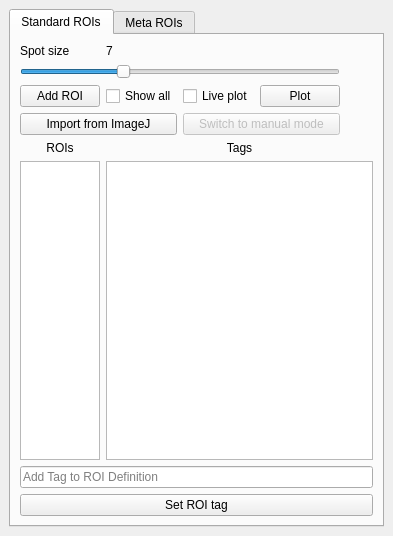
<?xml version="1.0" encoding="UTF-8"?>
<ui version="4.0">
 <class>DockWidget</class>
 <widget class="QDockWidget" name="DockWidget">
  <property name="geometry">
   <rect>
    <x>0</x>
    <y>0</y>
    <width>393</width>
    <height>536</height>
   </rect>
  </property>
  <property name="minimumSize">
   <size>
    <width>393</width>
    <height>412</height>
   </size>
  </property>
  <property name="floating">
   <bool>true</bool>
  </property>
  <property name="windowTitle">
   <string>&amp;ROI Manager</string>
  </property>
  <widget class="QWidget" name="dockWidgetContents">
   <layout class="QVBoxLayout" name="verticalLayout_2">
    <item>
     <widget class="QTabWidget" name="tabWidget">
      <property name="currentIndex">
       <number>0</number>
      </property>
      <widget class="QWidget" name="tabStandard">
       <attribute name="title">
        <string>Standard ROIs</string>
       </attribute>
       <layout class="QGridLayout" name="gridLayout">
        <item row="2" column="0">
         <widget class="QPushButton" name="btnAddROI">
          <property name="text">
           <string>Add ROI</string>
          </property>
         </widget>
        </item>
        <item row="2" column="1">
         <widget class="QCheckBox" name="checkBoxShowAll">
          <property name="text">
           <string>Show all</string>
          </property>
         </widget>
        </item>
        <item row="2" column="2">
         <widget class="QCheckBox" name="checkBoxLivePlot">
          <property name="text">
           <string>Live plot</string>
          </property>
         </widget>
        </item>
        <item row="4" column="0">
         <layout class="QVBoxLayout" name="verticalLayout">
          <item>
           <widget class="QLabel" name="label">
            <property name="maximumSize">
             <size>
              <width>16777215</width>
              <height>75</height>
             </size>
            </property>
            <property name="text">
             <string>ROIs</string>
            </property>
            <property name="alignment">
             <set>Qt::AlignCenter</set>
            </property>
           </widget>
          </item>
          <item>
           <widget class="QListWidget" name="listWidgetROIs">
            <property name="sizePolicy">
             <sizepolicy hsizetype="Maximum" vsizetype="Expanding">
              <horstretch>0</horstretch>
              <verstretch>0</verstretch>
             </sizepolicy>
            </property>
            <property name="minimumSize">
             <size>
              <width>50</width>
              <height>0</height>
             </size>
            </property>
            <property name="maximumSize">
             <size>
              <width>80</width>
              <height>16777215</height>
             </size>
            </property>
            <property name="font">
             <font>
              <weight>75</weight>
              <bold>true</bold>
             </font>
            </property>
           </widget>
          </item>
         </layout>
        </item>
        <item row="4" column="1" colspan="5">
         <layout class="QVBoxLayout" name="verticalLayoutTags" stretch="0,0">
          <item>
           <widget class="QLabel" name="label_2">
            <property name="text">
             <string>Tags</string>
            </property>
            <property name="alignment">
             <set>Qt::AlignCenter</set>
            </property>
           </widget>
          </item>
          <item>
           <widget class="QListWidget" name="listWidgetROITags"/>
          </item>
         </layout>
        </item>
        <item row="5" column="0" colspan="6">
         <widget class="ROITagLineEdit" name="lineEditROITag">
          <property name="placeholderText">
           <string>Add Tag to ROI Definition</string>
          </property>
         </widget>
        </item>
        <item row="6" column="0" colspan="6">
         <widget class="QPushButton" name="btnSetROITag">
          <property name="text">
           <string>Set ROI tag</string>
          </property>
         </widget>
        </item>
        <item row="2" column="3">
         <widget class="QPushButton" name="btnPlot">
          <property name="text">
           <string>Plot</string>
          </property>
         </widget>
        </item>
        <item row="2" column="5">
         <spacer name="horizontalSpacer">
          <property name="orientation">
           <enum>Qt::Horizontal</enum>
          </property>
          <property name="sizeHint" stdset="0">
           <size>
            <width>40</width>
            <height>20</height>
           </size>
          </property>
         </spacer>
        </item>
        <item row="3" column="2" colspan="2">
         <widget class="QPushButton" name="btnSwitchToManualMode">
          <property name="enabled">
           <bool>false</bool>
          </property>
          <property name="text">
           <string>Switch to manual mode</string>
          </property>
         </widget>
        </item>
        <item row="3" column="0" colspan="2">
         <widget class="QPushButton" name="pushButtonImportFromImageJ">
          <property name="text">
           <string>Import from ImageJ</string>
          </property>
         </widget>
        </item>
        <item row="0" column="0">
         <widget class="QLabel" name="label_3">
          <property name="text">
           <string>Spot size</string>
          </property>
         </widget>
        </item>
        <item row="0" column="1">
         <widget class="QLabel" name="label_4">
          <property name="text">
           <string>7</string>
          </property>
         </widget>
        </item>
        <item row="1" column="0" colspan="4">
         <widget class="QSlider" name="horizontalSliderSpotSize">
          <property name="minimum">
           <number>1</number>
          </property>
          <property name="maximum">
           <number>20</number>
          </property>
          <property name="pageStep">
           <number>1</number>
          </property>
          <property name="value">
           <number>7</number>
          </property>
          <property name="orientation">
           <enum>Qt::Horizontal</enum>
          </property>
         </widget>
        </item>
       </layout>
      </widget>
      <widget class="QWidget" name="tabMetaROI">
       <attribute name="title">
        <string>Meta ROIs</string>
       </attribute>
      </widget>
     </widget>
    </item>
   </layout>
  </widget>
 </widget>
 <customwidgets>
  <customwidget>
   <class>ROITagLineEdit</class>
   <extends>QLineEdit</extends>
   <header>..roi_manager_modules.roi_tag_line_edit</header>
  </customwidget>
 </customwidgets>
 <resources/>
 <connections>
  <connection>
   <sender>lineEditROITag</sender>
   <signal>returnPressed()</signal>
   <receiver>btnSetROITag</receiver>
   <slot>click()</slot>
   <hints>
    <hint type="sourcelabel">
     <x>321</x>
     <y>477</y>
    </hint>
    <hint type="destinationlabel">
     <x>105</x>
     <y>517</y>
    </hint>
   </hints>
  </connection>
  <connection>
   <sender>horizontalSliderSpotSize</sender>
   <signal>valueChanged(int)</signal>
   <receiver>label_4</receiver>
   <slot>setNum(int)</slot>
   <hints>
    <hint type="sourcelabel">
     <x>109</x>
     <y>104</y>
    </hint>
    <hint type="destinationlabel">
     <x>111</x>
     <y>75</y>
    </hint>
   </hints>
  </connection>
 </connections>
</ui>
